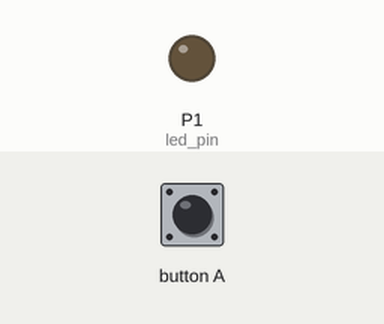
Simulated run of this program. Board: BBC micro:bit running MicroPython. Parts: output pins drawn as LEDs (lit = HIGH). The test bench sets the inputs (shaded band).

Above: at 1.2 s.
1.3 s: button A pressed for 0.15 s
At 1.37 s:
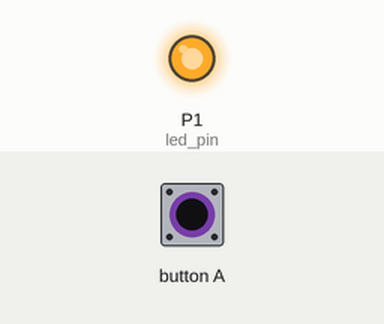
2.9 s: button A pressed for 3.2 s
At 6.9 s:
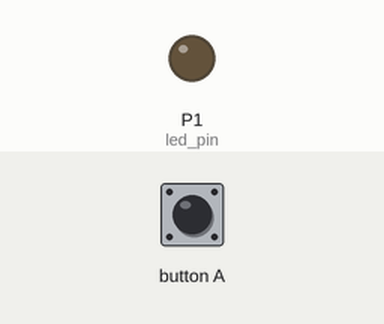
Timing chart, 0 to 8.4 s (numbered marks = the images above; inputs shaded):
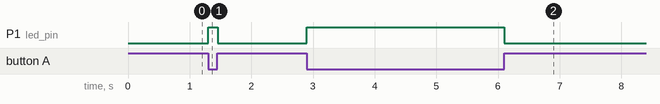

Measured:
- after the input at 1.3 s, P1 (led_pin): LOW → HIGH at once, → LOW 0.15 s later
- after the input at 2.9 s, P1 (led_pin): LOW → HIGH at once, → LOW 3.2 s later

The program:

led-button-02.py
```python
# Imports go at the top
from microbit import *

# Set the LED pin
led_pin = pin1

# Code in a 'while True:' loop repeats forever
while True:
    # If button A is pressed
    if button_a.is_pressed():
        # Turn the LED on
        led_pin.write_digital(1)
    # Otherwise
    else:
        # Turn the LED off
        led_pin.write_digital(0)
    # Wait for 10ms (0.01 seconds)
    sleep(10)
```
